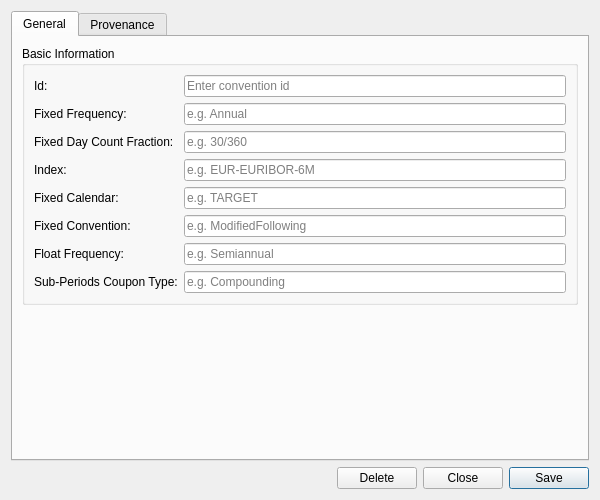
<?xml version="1.0" encoding="UTF-8"?>
<ui version="4.0">
 <class>SwapConventionDetailDialog</class>
 <widget class="QWidget" name="SwapConventionDetailDialog">
  <property name="geometry">
   <rect>
    <x>0</x>
    <y>0</y>
    <width>600</width>
    <height>500</height>
   </rect>
  </property>
  <property name="sizePolicy">
   <sizepolicy hsizetype="Preferred" vsizetype="Preferred">
    <horstretch>0</horstretch>
    <verstretch>0</verstretch>
   </sizepolicy>
  </property>
  <property name="minimumSize">
   <size>
    <width>600</width>
    <height>500</height>
   </size>
  </property>
  <property name="windowTitle">
   <string>Swap Convention Details</string>
  </property>
  <layout class="QVBoxLayout" name="verticalLayout">
   <item>
    <widget class="QTabWidget" name="tabWidget">
     <property name="currentIndex"><number>0</number></property>
     <widget class="QWidget" name="generalTab">
      <attribute name="title"><string>General</string></attribute>
      <layout class="QVBoxLayout" name="generalLayout">
       <item>
        <widget class="QGroupBox" name="basicInfoGroup">
         <property name="title">
          <string>Basic Information</string>
         </property>
         <layout class="QFormLayout" name="formLayout">
          <item row="0" column="0">
           <widget class="QLabel" name="labelId">
            <property name="text">
             <string>Id:</string>
            </property>
           </widget>
          </item>
          <item row="0" column="1">
           <widget class="QLineEdit" name="idEdit">
            <property name="placeholderText">
             <string>Enter convention id</string>
            </property>
           </widget>
          </item>
          <item row="1" column="0">
           <widget class="QLabel" name="labelFixedFrequency">
            <property name="text">
             <string>Fixed Frequency:</string>
            </property>
           </widget>
          </item>
          <item row="1" column="1">
           <widget class="QLineEdit" name="fixedFrequencyEdit">
            <property name="placeholderText">
             <string>e.g. Annual</string>
            </property>
           </widget>
          </item>
          <item row="2" column="0">
           <widget class="QLabel" name="labelFixedDayCountFraction">
            <property name="text">
             <string>Fixed Day Count Fraction:</string>
            </property>
           </widget>
          </item>
          <item row="2" column="1">
           <widget class="QLineEdit" name="fixedDayCountFractionEdit">
            <property name="placeholderText">
             <string>e.g. 30/360</string>
            </property>
           </widget>
          </item>
          <item row="3" column="0">
           <widget class="QLabel" name="labelIndex">
            <property name="text">
             <string>Index:</string>
            </property>
           </widget>
          </item>
          <item row="3" column="1">
           <widget class="QLineEdit" name="indexEdit">
            <property name="placeholderText">
             <string>e.g. EUR-EURIBOR-6M</string>
            </property>
           </widget>
          </item>
          <item row="4" column="0">
           <widget class="QLabel" name="labelFixedCalendar">
            <property name="text">
             <string>Fixed Calendar:</string>
            </property>
           </widget>
          </item>
          <item row="4" column="1">
           <widget class="QLineEdit" name="fixedCalendarEdit">
            <property name="placeholderText">
             <string>e.g. TARGET</string>
            </property>
           </widget>
          </item>
          <item row="5" column="0">
           <widget class="QLabel" name="labelFixedConvention">
            <property name="text">
             <string>Fixed Convention:</string>
            </property>
           </widget>
          </item>
          <item row="5" column="1">
           <widget class="QLineEdit" name="fixedConventionEdit">
            <property name="placeholderText">
             <string>e.g. ModifiedFollowing</string>
            </property>
           </widget>
          </item>
          <item row="6" column="0">
           <widget class="QLabel" name="labelFloatFrequency">
            <property name="text">
             <string>Float Frequency:</string>
            </property>
           </widget>
          </item>
          <item row="6" column="1">
           <widget class="QLineEdit" name="floatFrequencyEdit">
            <property name="placeholderText">
             <string>e.g. Semiannual</string>
            </property>
           </widget>
          </item>
          <item row="7" column="0">
           <widget class="QLabel" name="labelSubPeriodsCouponType">
            <property name="text">
             <string>Sub-Periods Coupon Type:</string>
            </property>
           </widget>
          </item>
          <item row="7" column="1">
           <widget class="QLineEdit" name="subPeriodsCouponTypeEdit">
            <property name="placeholderText">
             <string>e.g. Compounding</string>
            </property>
           </widget>
          </item>
         </layout>
        </widget>
       </item>
       <item>
        <spacer name="verticalSpacer">
         <property name="orientation">
          <enum>Qt::Vertical</enum>
         </property>
         <property name="sizeHint" stdset="0">
          <size>
           <width>20</width>
           <height>40</height>
          </size>
         </property>
        </spacer>
       </item>
      </layout>
     </widget>
     <widget class="QWidget" name="provenanceTab">
      <attribute name="title"><string>Provenance</string></attribute>
      <layout class="QVBoxLayout" name="provenanceTabLayout">
       <item>
        <widget class="ores::qt::ProvenanceWidget" name="provenanceWidget" native="true"/>
       </item>
      </layout>
     </widget>
    </widget>
   </item>
   <item>
    <layout class="QHBoxLayout" name="buttonLayout">
     <item>
      <spacer name="horizontalSpacer">
       <property name="orientation">
        <enum>Qt::Horizontal</enum>
       </property>
       <property name="sizeHint" stdset="0">
        <size>
         <width>40</width>
         <height>20</height>
        </size>
       </property>
      </spacer>
     </item>
     <item>
      <widget class="QPushButton" name="deleteButton">
       <property name="text">
        <string>Delete</string>
       </property>
      </widget>
     </item>
     <item>
      <widget class="QPushButton" name="closeButton">
       <property name="text">
        <string>Close</string>
       </property>
      </widget>
     </item>
     <item>
      <widget class="QPushButton" name="saveButton">
       <property name="text">
        <string>Save</string>
       </property>
       <property name="default">
        <bool>true</bool>
       </property>
      </widget>
     </item>
    </layout>
   </item>
  </layout>
 </widget>
 <customwidgets>
  <customwidget>
   <class>ores::qt::ProvenanceWidget</class>
   <extends>QWidget</extends>
   <header>ores.qt/ProvenanceWidget.hpp</header>
  </customwidget>
 </customwidgets>
 <resources/>
 <connections/>
</ui>
